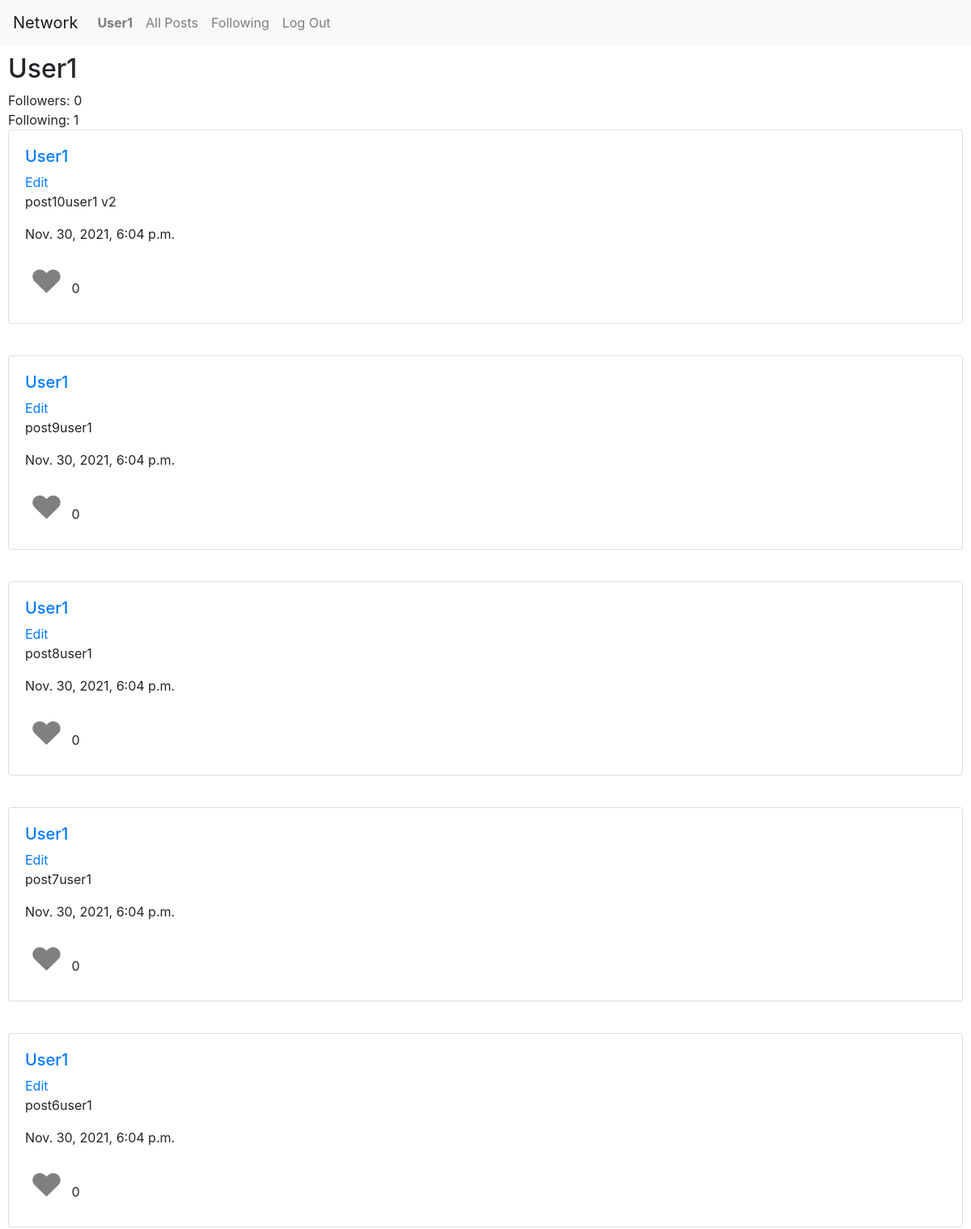
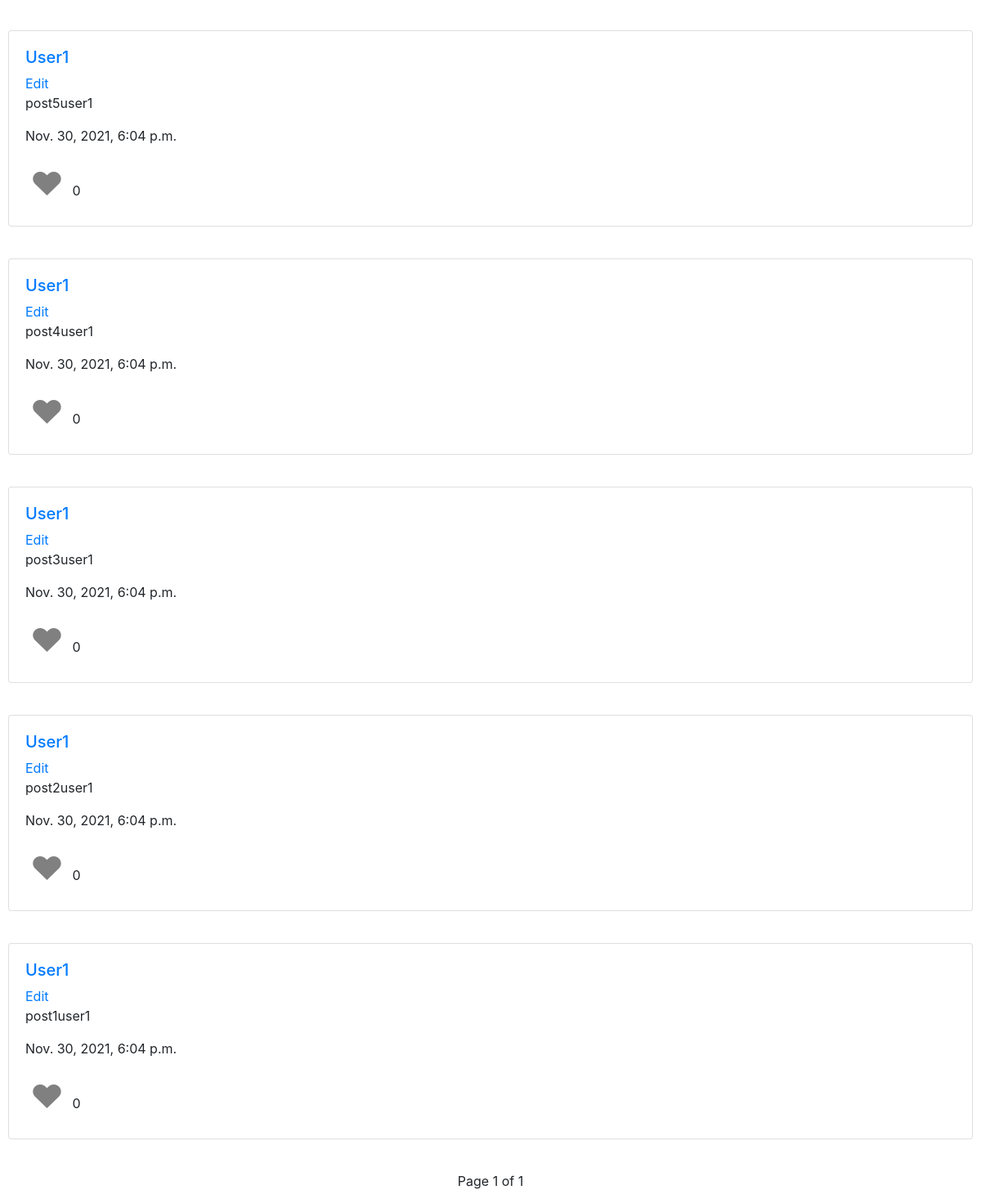
/profile/User1 (signed in), run on the app's committed database (2 pictures, top to bottom).
### network/models.py (models this page shows, shortened)
class User(AbstractUser):
    pass

class Post(models.Model):
    user = models.ForeignKey(User, on_delete=models.CASCADE, related_name="posts")
    created = models.DateTimeField(auto_now_add=True)
    post = models.CharField(max_length=280)

### network/views.py (the view)
# urls.py: path("profile/<str:username>", views.profile, name="profile"),
@login_required(login_url=reverse_lazy("login"))
def profile(request, username):
    following = None
    user = User.objects.get(username = username)
    followers_count = user.followers.count()
    following_count = user.following.count()
    request_user = request.user == user
    user_posts = Post.objects.all().filter(user = user).order_by("-created").all()
    paginator = Paginator(user_posts, 10)
    page_number = request.GET.get('page')
    page_obj = paginator.get_page(page_number)
    user_liked_posts = Likes.objects.filter(liked_by = request.user)
    user_liked_posts_unpacked = set()
    for post in user_liked_posts:
        user_liked_posts_unpacked.add(post.post)
    if request.method == "POST":
        if request.POST['action'] == 'Follow':
            profile = Profile(follower = request.user, following = user)
            profile.save()
            followers_count = user.followers.count()
            following = True
        elif request.POST['action'] == 'Unfollow':
            Profile.objects.filter(follower = request.user, following = user).delete()
            followers_count = user.followers.count()
            following = False
        return render(request, "network/profile.html", {
            "username": user.username,
            "followers_count": followers_count,
            "following_count": following_count,
            "request_user": request_user,
            "user_posts": page_obj,
            "following": following,
            "user_liked_posts": user_liked_posts_unpacked
        })
    else:
        if (not request_user and not Profile.objects.filter(follower = request.user, following = user)):
            following = False
        else:
            following = True
        return render(request, "network/profile.html", {
            "username": user.username,
            "followers_count": followers_count,
            "following_count": following_count,
            "request_user": request_user,
            "user_posts": page_obj,
            "following": following,
            "user_liked_posts": user_liked_posts_unpacked
        })

### network/templates/network/profile.html (shortened to what this page needs)
{% extends "network/layout.html" %}
{% load static %}
{% block body %}
    <h2>{{ username }}</h2>
    <div><span>Followers: {{ followers_count }}</span>
    <div><span>Following: {{ following_count }}</span>
    {% for post in user_posts %}
        <div class="card post">
            <div class="card-body">
                <div class="row">
                    <div class="col-12">
                        <h5><a href="/profile/{{post.user}}">{{post.user}}</a></h5>
                        {% if post.user == user %}
                            <a href="javascript:void(0);" onclick="editProfile('{{ post.id }}')">Edit</a>
                        {% endif %}
                        <p id="profilePost{{post.id}}">{{post.post}}</p>
                        <p>{{post.created}}</p>
                        {% if post in user_liked_posts %}
                            <button class="heart red_heart" onclick="like(this, '{{ user }}', '{{ post.id }}')" id="{{post.user}}{{post.id}}">&hearts;</button>
                        {% else %}
                            <button class="heart" onclick="like(this, '{{ user }}', '{{ post.id }}')" id="{{post.user}}{{post.id}}">&hearts;</button>
                        {% endif %}
                        <span id="like{{post.id}}">{{post.likes.count}}</span>
                    </div>
                </div>
            </div>
        </div>
        <br>
    {% endfor %}
    <div class="pagination">
        <span class="step-links">
            <span class="current">
                Page {{ user_posts.number }} of {{ user_posts.paginator.num_pages }}
            </span>
        </span>
    </div>
{% endblock %}

### network/templates/network/layout.html (shortened to what this page needs)
{% load static %}
<!DOCTYPE html>
<html lang="en">
    <head>
        <link rel="stylesheet" href="https://stackpath.bootstrapcdn.com/bootstrap/4.4.1/css/bootstrap.min.css">
        <link href="{% static 'network/styles.css' %}" rel="stylesheet">
    </head>
    <body>
        <nav class="navbar navbar-expand-lg navbar-light bg-light">
            <a class="navbar-brand" href="{% url 'index' %}">Network</a>
            <div>
              <ul class="navbar-nav mr-auto">
                {% if user.is_authenticated %}
                    <li class="nav-item">
                        <a class="nav-link" href="{% url 'profile' user.username %}"><strong>{{ user.username }}</strong></a>
                    </li>
                {% endif %}
                <li class="nav-item">
                  <a class="nav-link" href="{% url 'index' %}">All Posts</a>
                </li>
                {% if user.is_authenticated %}
                    <li class="nav-item">
                        <a class="nav-link" href="{% url 'following' %}">Following</a>
                    </li>
                    <li class="nav-item">
                        <a class="nav-link" href="{% url 'logout' %}">Log Out</a>
                    </li>
                {% endif %}
              </ul>
            </div>
          </nav>
        <div class="body">
            {% block body %}
            {% endblock %}
        </div>
    </body>
</html>

### network/static/network/styles.css (style rules this page uses)
.body { padding: 10px; }
.post { margin-bottom: 15px; }
.heart { background-color: transparent; border: none !important; outline: none !important; font-size: 250%; color: grey; }
.pagination { text-align: center; display: block; }

### data on the page
User: username "User1"
Post: user "User1", post "post10user1 v2", created "Nov. 30, 2021, 6:04 p.m.", likes.count "0"
Post: user "User1", post "post9user1", created "Nov. 30, 2021, 6:04 p.m.", likes.count "0"
Post: user "User1", post "post8user1", created "Nov. 30, 2021, 6:04 p.m.", likes.count "0"
Post: user "User1", post "post7user1", created "Nov. 30, 2021, 6:04 p.m.", likes.count "0"
Post: user "User1", post "post6user1", created "Nov. 30, 2021, 6:04 p.m.", likes.count "0"
Post: user "User1", post "post5user1", created "Nov. 30, 2021, 6:04 p.m.", likes.count "0"
Post: user "User1", post "post4user1", created "Nov. 30, 2021, 6:04 p.m.", likes.count "0"
Post: user "User1", post "post3user1", created "Nov. 30, 2021, 6:04 p.m.", likes.count "0"
Post: user "User1", post "post2user1", created "Nov. 30, 2021, 6:04 p.m.", likes.count "0"
Post: user "User1", post "post1user1", created "Nov. 30, 2021, 6:04 p.m.", likes.count "0"

### other printed values
{{ followers_count }} "0"
{{ following_count }} "1"
{{ user_posts.number }} "1"
{{ user_posts.paginator.num_pages }} "1"
